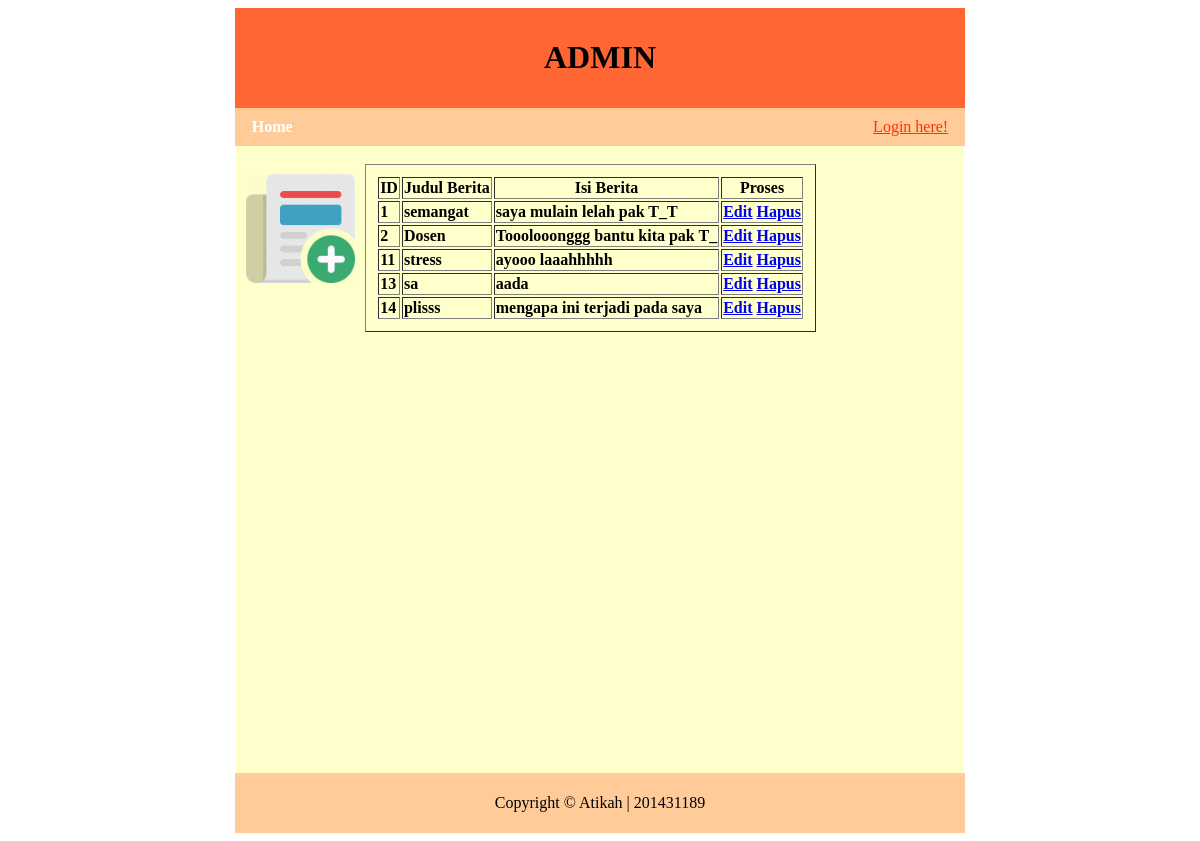
The app's page /admin.php with its own data.
### tables this page shows
CREATE TABLE `berita` (
  `id_berita` int(11) NOT NULL,
  `judul_berita` varchar(100) NOT NULL,
  `isi_berita` varchar(2000) NOT NULL,
  `nama_image` varchar(100) NOT NULL
);

### admin.php (the view, shortened to what this page needs)
<?php
	include("koneksi.php");
?>
<html>
<head>
	<?php include("title.php"); ?>
</head>
<body>
	<div id="content">
		<div class="Header">
			<div class="header-text">
				<h1>ADMIN</h1>
			</div>
		</div>
		<div class="menu">
			<div class="menu-kiri">
				<a href="admin.php">Home</a>
			</div>
			<?php
				if(isset($_SESSION['user']))
				  {
					  $user = $_SESSION['user'];
					  echo "<div class='menu-kanan'>
							<font style='color:white'>Welcome $user</font>
							<a href='logout.php' style='color:#FF3300;text-decoration:underline;font-weight:normal;'>Log out!</a>
							</div>";
				  }
				  else
				  {
					  echo "<div class='menu-kanan'>
							<a href='login.html' style='color:#FF3300;text-decoration:underline;font-weight:normal;'>Login here!</a>
							</div>";
				  }
			?>
		</div>
		<div class="main-content">
						<a href="add_news.php" data-toggle='tooltip' data-placement='right'><img src='image/add.png'></a>
				<?php
						$result= $conn->query('select * from berita');
						echo"<table border=1>
								<tr>
									<th>ID</th>
									<th>Judul Berita</th>
									<th>Isi Berita</th>
									<th>Proses</th>
								</tr>";
						while($row=$result->fetch(PDO::FETCH_OBJ))
							{
								$isiberita = substr($row->isi_berita,1,30);
								?>
								<tr>
									<td><?php echo $row->id_berita?></td>
									<td><?php echo  $row->judul_berita ?></td>
									<td><?php echo $isiberita ?> </td>
									<td>
									<a href='edit_berita.php?id=<?php echo $row->id_berita ?>' >Edit</a>
									<a href='delete_sql.php?id=<?php echo $row->id_berita ?>'>Hapus</a>
									</td>
								</tr>
                                <?php
							}
							echo "</table>";
				?>
		</div>
		<div class="footer">
			<?php include("footer.php"); ?>
		</div>
	</div>
</body>
</html>

### title.php (shortened to what this page needs)
<link rel="stylesheet" type="text/css" href="styleclass.css">

### footer.php
<p>Copyright &copy; Atikah | 201431189 </p>

### styleclass.css (style rules this page uses)
.Header { padding: 10px; margin: auto; width: 60%; background-color:#FF6633; overflow: hidden; }
.header-text h1 { text-align: center; }
.menu { padding: 10px; margin: auto; background-color:#FFCC99; width: 60%; overflow: hidden; }
.menu a { text-decoration: none; color: white; margin: 0 7px; font-weight: bold; }
.menu-kiri { float: left; width: 70%; }
.menu-kanan { float: right; width: 25%; text-align: right; }
.menu-kanan a { color: yellow; }
.main-content { width: 61.5%; margin: auto; background-color:#FFFFCC; overflow: hidden; height:80%; }
.main-content img { width: 15%; float: left; margin:10px; }
.footer { width: 60%; padding: 5px 10px; margin: auto; background-color: #FFCC99; }
.footer p { text-align: center; }
table { padding:10px; font-weight:bold; }

### records on screen
berita: id_berita "1", judul_berita "semangat", isi_berita "saya mulain lelah pak T_T"
berita: id_berita "2", judul_berita "Dosen", isi_berita "Tooolooonggg bantu kita pak T_"
berita: id_berita "11", judul_berita "stress", isi_berita "ayooo laaahhhhh"
berita: id_berita "13", judul_berita "sa", isi_berita "aada"
berita: id_berita "14", judul_berita "plisss", isi_berita "mengapa ini terjadi pada saya"
